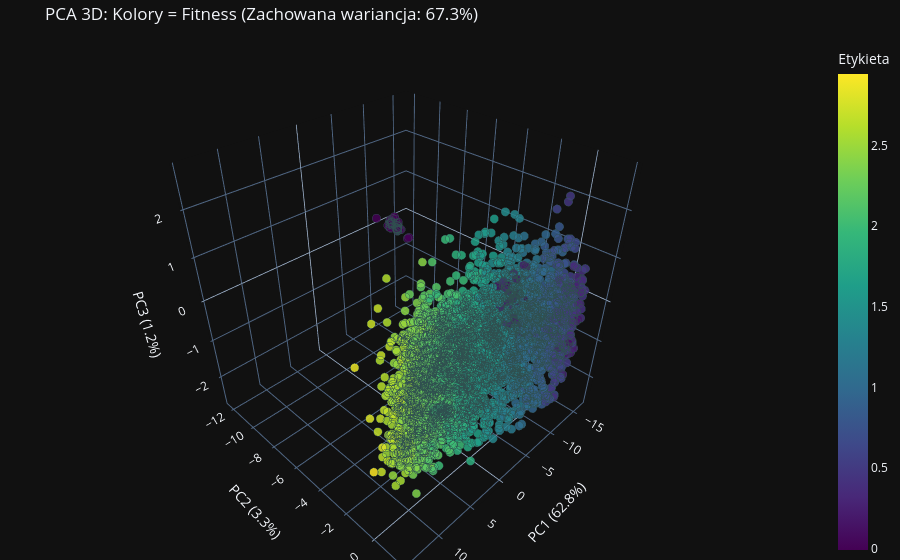

This figure's notebook cell:
### Markdown cell above
## PCA 3D

### Code cell
def visualize_pca_3d_interactive(latent_vectors, labels, title="Interaktywne PCA 3D"):
    if isinstance(latent_vectors[0], torch.Tensor):
        z_matrix = torch.stack(latent_vectors).detach().cpu().numpy()
    else:
        z_matrix = np.array(latent_vectors)

    labels = np.array(labels)
    assert len(z_matrix) == len(labels), "Liczba wektorów i etykiet musi być identyczna!"

    pca = PCA(n_components=3)
    z_pca = pca.fit_transform(z_matrix)
    exp_var = pca.explained_variance_ratio_ * 100

    hover_texts = [f"Wartość: {lbl:.3f}" if isinstance(lbl, float) else f"Wartość: {lbl}" for lbl in labels]

    df = pd.DataFrame({
        'PC1': z_pca[:, 0],
        'PC2': z_pca[:, 1],
        'PC3': z_pca[:, 2],
        'Etykieta': labels,
        'Szczegóły': hover_texts
    })

    fig = px.scatter_3d(
        df,
        x='PC1',
        y='PC2',
        z='PC3',
        color='Etykieta',          # Kolorowanie na podstawie przekazanych etykiet (np. fitness)
        hover_name='Szczegóły',    # Tekst pojawiający się po najechaniu myszką
        title=f'{title} (Zachowana wariancja: {sum(exp_var):.1f}%)',
        labels={
            'PC1': f'PC1 ({exp_var[0]:.1f}%)',
            'PC2': f'PC2 ({exp_var[1]:.1f}%)',
            'PC3': f'PC3 ({exp_var[2]:.1f}%)'
        },
        color_continuous_scale='Viridis', # Ładna i czytelna mapa kolorów
        opacity=0.85
    )

    fig.update_traces(marker=dict(size=5, line=dict(width=1, color='DarkSlateGrey')))

    fig.update_layout(margin=dict(l=0, r=0, b=0, t=40))

    fig.show()

visualize_pca_3d_interactive(latent_vectors, labels, title="PCA 3D: Kolory = Fitness")

### Figure 1 — Plotly figure (JSON) as saved in the notebook; plotly's stock layout.template omitted (floating-point values rounded to 4 significant figures; data arrays with more than 128 entries replaced by an {"elided": "..."} marker saying what was removed)
{"data": [{"hovertemplate": "<b>%{hovertext}</b><br><br>PC1 (62.8%)=%{x}<br>PC2 (3.3%)=%{y}<br>PC3 (1.2%)=%{z}<br>Etykieta=%{marker.color}<extra></extra>", "hovertext": {"elided": "3000 str values"}, "legendgroup": "", "marker": {"color": {"elided": "3000 float values"}, "coloraxis": "coloraxis", "opacity": 0.85, "symbol": "circle", "line": {"color": "DarkSlateGrey", "width": 1}, "size": 5}, "mode": "markers", "name": "", "scene": "scene", "showlegend": false, "x": {"elided": "3000 float values"}, "y": {"elided": "3000 float values"}, "z": {"elided": "3000 float values"}, "type": "scatter3d"}], "layout": {"scene": {"domain": {"x": [0.0, 1.0], "y": [0.0, 1.0]}, "xaxis": {"title": {"text": "PC1 (62.8%)"}}, "yaxis": {"title": {"text": "PC2 (3.3%)"}}, "zaxis": {"title": {"text": "PC3 (1.2%)"}}}, "coloraxis": {"colorbar": {"title": {"text": "Etykieta"}}, "colorscale": [[0.0, "#440154"], [0.1111, "#482878"], [0.2222, "#3e4989"], [0.3333, "#31688e"], [0.4444, "#26828e"], [0.5556, "#1f9e89"], [0.6667, "#35b779"], [0.7778, "#6ece58"], [0.8889, "#b5de2b"], [1.0, "#fde725"]], "autocolorscale": false}, "legend": {"tracegroupgap": 0}, "title": {"text": "PCA 3D: Kolory = Fitness (Zachowana wariancja: 67.3%)"}, "margin": {"l": 0, "r": 0, "b": 0, "t": 40}}}
